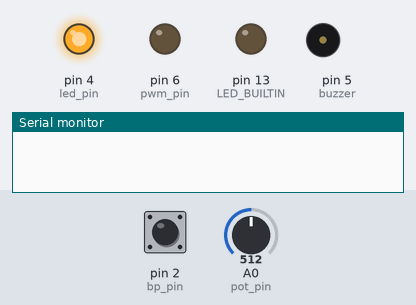
Recording of a program running on a simulated Arduino Nano, built with avr-gcc and run on an emulated ATmega328P. Parts: output pins drawn as LEDs (lit = HIGH), buzzer (waves = sounding, pin HIGH), the last lines printed to the serial monitor. The inputs (shaded band) are chosen by the test bench; at power-on: pin 2 (bp_pin) HIGH, A0 (pot_pin) = 512.

Above: at 1.4 s.
1.5 s: pin 2 (bp_pin) pulled LOW for 0.15 s
At 2.8 s:
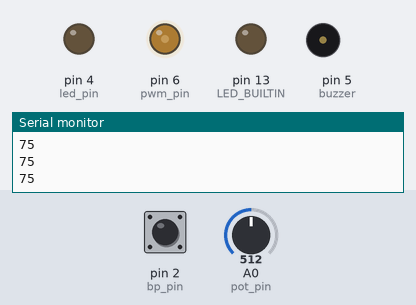
3.1 s: A0 (pot_pin) set to 716
At 3.7 s:
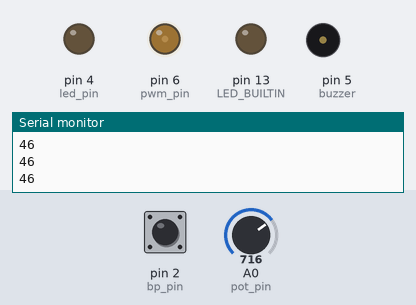
4.6 s: A0 (pot_pin) set to 1023
At 4.9 s:
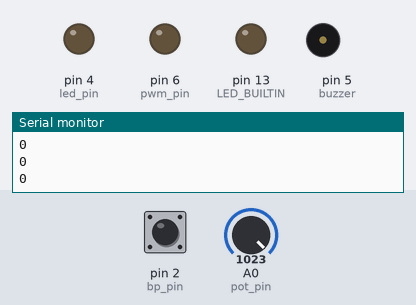
6.1 s: pin 2 (bp_pin) pulled LOW for 1 s
At 7.8 s:
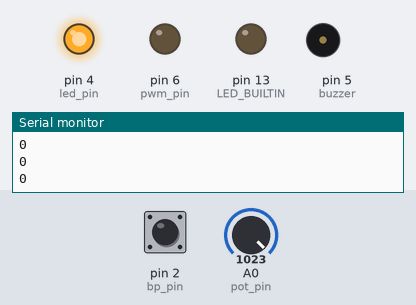
Timing chart, 0 to 9.3 s (numbered marks = the images above; inputs shaded):
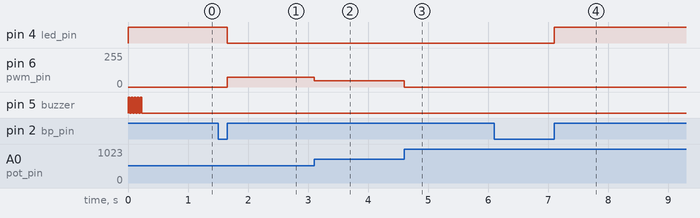

The program:

main.cpp
```cpp
#include "Arduino.h"

const int pwm_pin = 6;
const int bp_pin = 2;
const int pot_pin = A0;
const int led_pin = 4;
const int buzzer = 5;
int enable = 0;

void beep(int nb);

void setup() {
  // put your setup code here, to run once:

  TCCR0B = TCCR0B & B11111000 | B00000010; // for PWM frequency of 7812.50 Hz
  //TCCR0B = TCCR0B & B11111000 | B00000001; // for PWM frequency of 62500.00 Hz
  pinMode(pwm_pin, OUTPUT);
  pinMode(bp_pin, INPUT_PULLUP);
  pinMode(LED_BUILTIN, OUTPUT);
  pinMode(led_pin, OUTPUT);
  pinMode(buzzer, OUTPUT);
  pinMode(pot_pin, INPUT);
  digitalWrite(led_pin, HIGH);
  Serial.begin(9600);
  beep(5);  // 2s
}

void loop() {
  // put your main code here, to run repeatedly:
  digitalWrite(led_pin, !enable);  // etat de la commande du moteur
  int etat_BP = digitalRead(bp_pin);
  if (etat_BP == 0) {
    enable = !enable;
    digitalWrite(buzzer, HIGH);
    delay(50);
    digitalWrite(buzzer, LOW);
    while (etat_BP == 0) etat_BP = digitalRead(bp_pin);
  }
  if (enable) {
    int consigne = analogRead(pot_pin);
    int pwm = map(consigne, 0, 1023, 150, 0);
    analogWrite(pwm_pin, pwm);
    analogWrite(LED_BUILTIN, pwm);
    Serial.println(pwm);
  }
  else {
    analogWrite(pwm_pin, 0);
    analogWrite(LED_BUILTIN, 0);
  }

}

void beep(int nb) {
  for(int i=0; i < nb; i++) {
    digitalWrite(buzzer, HIGH);
    delay(200);
    digitalWrite(buzzer, LOW);
    delay(200);
  }
}
```

Measured:
- after the input at 1.5 s, pin 4 (led_pin): HIGH → LOW after 0.15 s; pin 6 (pwm_pin): 0/255 → 75/255 after 0.15 s
- after the input at 3.1 s, pin 6 (pwm_pin): 75/255 → 46/255 at once
- after the input at 4.6 s, pin 6 (pwm_pin): 46/255 → 0/255 at once
- after the input at 6.1 s, pin 4 (led_pin): LOW → HIGH after 1.0 s
